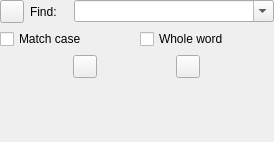
<?xml version="1.0" encoding="UTF-8"?>
<ui version="4.0">
 <class>SearchWidget</class>
 <widget class="QWidget" name="SearchWidget">
  <property name="geometry">
   <rect>
    <x>0</x>
    <y>0</y>
    <width>274</width>
    <height>142</height>
   </rect>
  </property>
  <property name="windowTitle">
   <string>Find</string>
  </property>
  <layout class="QVBoxLayout" name="verticalLayout">
   <property name="margin">
    <number>0</number>
   </property>
   <item>
    <layout class="QHBoxLayout" name="horizontalLayout">
     <item>
      <widget class="QToolButton" name="closeButton">
       <property name="toolTip">
        <string>Press to close the window</string>
       </property>
       <property name="text">
        <string/>
       </property>
      </widget>
     </item>
     <item>
      <widget class="QLabel" name="label">
       <property name="text">
        <string>Find:</string>
       </property>
      </widget>
     </item>
     <item>
      <widget class="QComboBox" name="findtextCombo">
       <property name="sizePolicy">
        <sizepolicy hsizetype="Fixed" vsizetype="Fixed">
         <horstretch>0</horstretch>
         <verstretch>0</verstretch>
        </sizepolicy>
       </property>
       <property name="minimumSize">
        <size>
         <width>200</width>
         <height>0</height>
        </size>
       </property>
       <property name="editable">
        <bool>true</bool>
       </property>
       <property name="insertPolicy">
        <enum>QComboBox::InsertAtTop</enum>
       </property>
       <property name="duplicatesEnabled">
        <bool>false</bool>
       </property>
      </widget>
     </item>
    </layout>
   </item>
   <item>
    <layout class="QHBoxLayout" name="horizontalLayout_2">
     <item>
      <widget class="QCheckBox" name="caseCheckBox">
       <property name="text">
        <string>Match case</string>
       </property>
      </widget>
     </item>
     <item>
      <widget class="QCheckBox" name="wordCheckBox">
       <property name="text">
        <string>Whole word</string>
       </property>
      </widget>
     </item>
    </layout>
   </item>
   <item>
    <layout class="QHBoxLayout" name="horizontalLayout_3">
     <item>
      <widget class="QToolButton" name="findPrevButton">
       <property name="toolTip">
        <string>Press to find the previous occurrence</string>
       </property>
      </widget>
     </item>
     <item>
      <widget class="QToolButton" name="findNextButton">
       <property name="toolTip">
        <string>Press to find the next occurrence</string>
       </property>
      </widget>
     </item>
    </layout>
   </item>
   <item>
    <widget class="QLabel" name="statusLabel">
     <property name="text">
      <string/>
     </property>
     <property name="wordWrap">
      <bool>true</bool>
     </property>
    </widget>
   </item>
  </layout>
 </widget>
 <tabstops>
  <tabstop>findtextCombo</tabstop>
  <tabstop>caseCheckBox</tabstop>
  <tabstop>wordCheckBox</tabstop>
  <tabstop>findPrevButton</tabstop>
  <tabstop>findNextButton</tabstop>
  <tabstop>closeButton</tabstop>
 </tabstops>
 <resources/>
 <connections/>
</ui>
